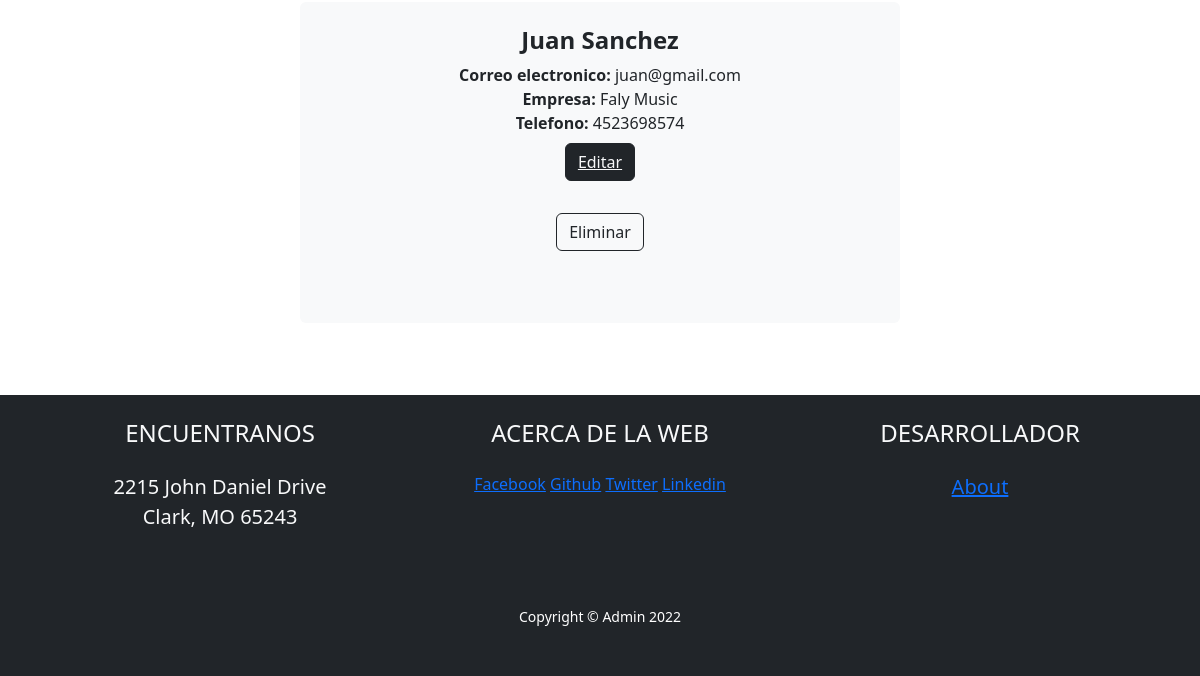
Page /app-tienda-musical/proveedor/ (signed in, lower part) on the earlier database version.
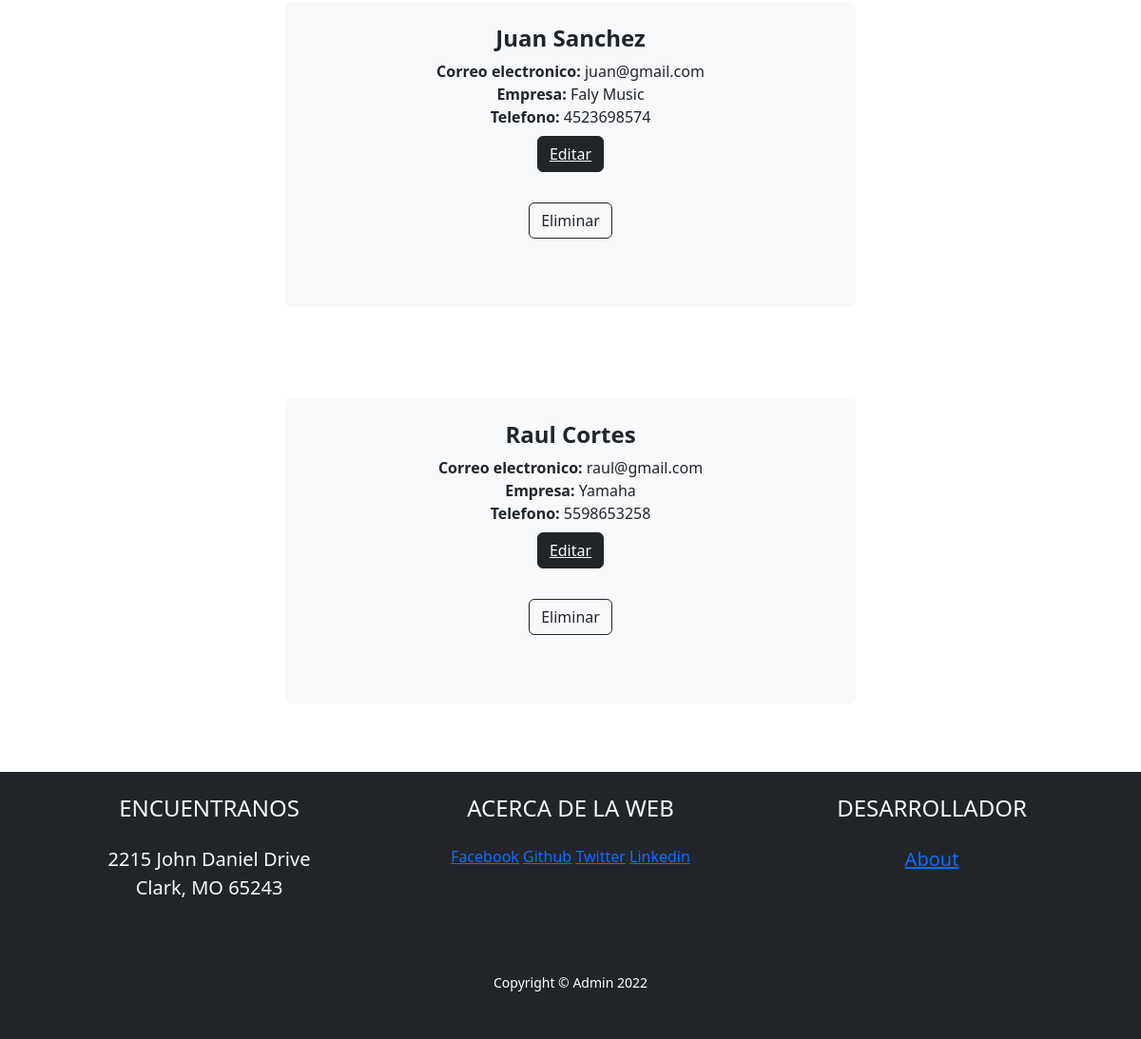
Same page on the later database version.
### AppTiendaMusical/models.py (models this page shows)
class Proveedor(models.Model):
    nombre = models.CharField(max_length=50)
    Apellido = models.CharField(max_length=50)
    email = models.EmailField()
    empresa = models.CharField(max_length=50)
    telefono = models.IntegerField()

### AppTiendaMusical/views.py (the view)
# urls.py: path('proveedor/', proveedor, name="Proveedor"),
@login_required
def proveedor(request):
    lista = Proveedor.objects.all()
    return render(request, "Proveedores.html", {"proveedores": lista})

### AppTiendaMusical/Templates/Proveedores.html (shortened to what this page needs)
{% extends 'Inicio.html' %}
{% load static %}
{% block ListaDeContenidos %}
{% for proveedor in proveedores %}
<center>
    <div class="col-lg-6 col-xxl-4 mb-5 py-4">
        <div class="card bg-light border-0 h-100">
            <div class="card-body text-center p-4 p-lg-5 pt-0 pt-lg-0">
                <h2 class="fs-4 fw-bold">{{proveedor.nombre}} {{proveedor.Apellido}}</h2>
                <p class="mb-0"><b> Correo electronico:</b> {{proveedor.email}}</p>
                <p class="mb-0"><b> Empresa:</b> {{proveedor.empresa}}</p>
                <p class="mb-0"><b> Telefono:</b> {{proveedor.telefono}}</p>
                <div>
                    <div class="py-2">
                        <center><button class="btn btn-dark mt-auto">
                                <a href="{% url 'EditarProveedor' proveedor.id %}"
                                    class="text-light">Editar</a></button>
                        </center>
                    </div>
                </div>
                <form action="{% url 'EliminarProveedor' proveedor.id %}" method="POST">{% csrf_token %}
                    <div class="py-4">
                        <center><button class="btn btn-outline-dark mt-auto" type="submit">Eliminar</button></center>
                    </div>
                </form>
            </div>
        </div>
    </div>
</center>
{% endfor %}
{% endblock ListaDeContenidos %}

Differences in the rows shown:
added Proveedor: nombre "Raul", Apellido "Cortes", email "raul@gmail.com", empresa "Yamaha", telefono "5598653258"
